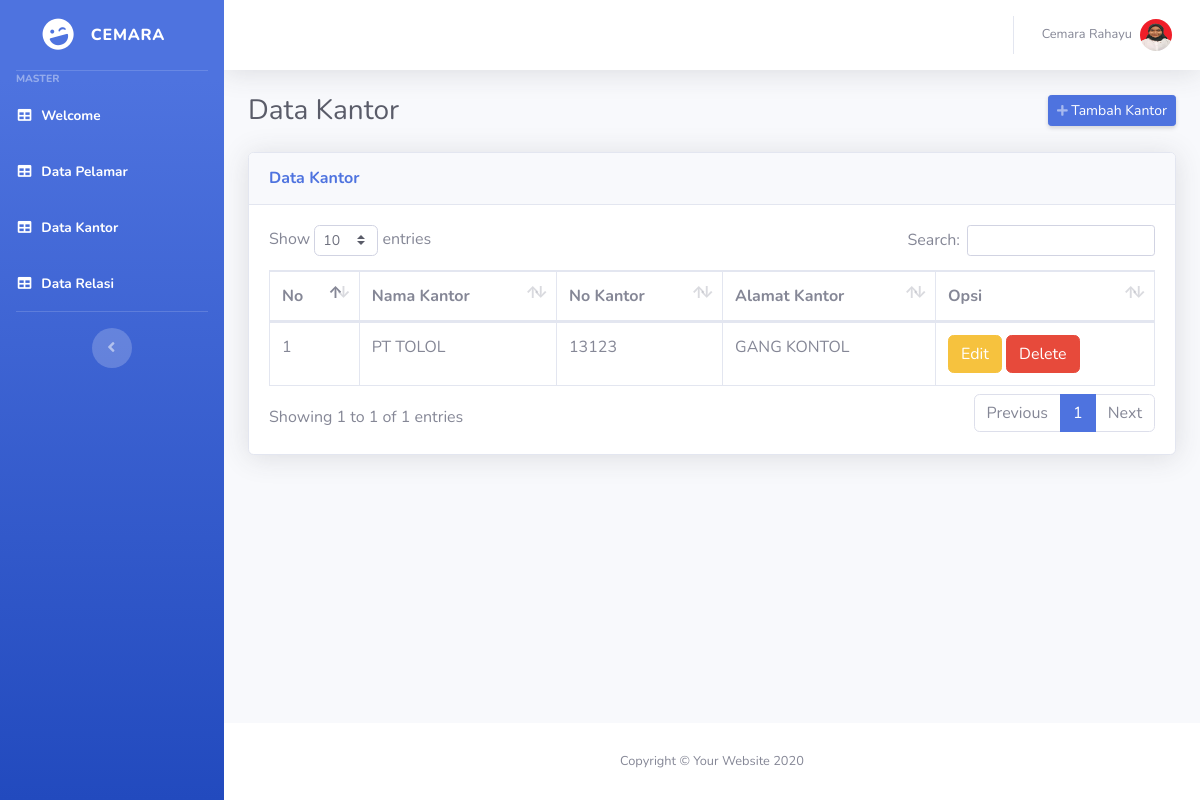
Screenshot of /kantor.php with the database file from the repository.
### tables this page shows
CREATE TABLE `tb_kantor` (
  `id_kantor` int(11) NOT NULL,
  `nama_kantor` varchar(100) NOT NULL,
  `no_kantor` varchar(100) NOT NULL,
  `alamat_kantor` varchar(100) NOT NULL
);

### kantor.php (the view, shortened to what this page needs)
<?php
include_once("koneksi.php");
 ?>
<!DOCTYPE html>
<html lang="en">
<head>
    <link href="vendor/fontawesome-free/css/all.min.css" rel="stylesheet" type="text/css">
    <link href="css/sb-admin-2.min.css" rel="stylesheet">
    <link href="vendor/datatables/dataTables.bootstrap4.min.css" rel="stylesheet">
</head>
<body id="page-top">
    <div id="wrapper">
        <ul class="navbar-nav bg-gradient-primary sidebar sidebar-dark accordion" id="accordionSidebar">
            <a class="sidebar-brand d-flex align-items-center justify-content-center" href="index.php">
                <div class="sidebar-brand-icon rotate-n-15">
                    <i class="fas fa-laugh-wink"></i>
                </div>
                <div class="sidebar-brand-text mx-3">CEMARA<sup></sup></div>
            </a>
            <hr class="sidebar-divider my-0">
            <div class="sidebar-heading">
                Master
            </div>
            <li class="nav-item active">
                <a class="nav-link" href="home.php">
                    <i class="fas fa-fw fa-table"></i>
                    <span>Welcome</span></a>
            </li>
            <li class="nav-item active">
                <a class="nav-link" href="pelamar.php">
                    <i class="fas fa-fw fa-table"></i>
                    <span>Data Pelamar</span></a>
            </li>
            <li class="nav-item active">
                <a class="nav-link" href="kantor.php">
                    <i class="fas fa-fw fa-table"></i>
                    <span>Data Kantor</span></a>
            </li>
            <li class="nav-item active">
                <a class="nav-link" href="data.php">
                    <i class="fas fa-fw fa-table"></i>
                    <span>Data Relasi</span></a>
            </li>
            <hr class="sidebar-divider d-none d-md-block">
            <div class="text-center d-none d-md-inline">
                <button class="rounded-circle border-0" id="sidebarToggle"></button>
            </div>
        </ul>
        <div id="content-wrapper" class="d-flex flex-column">
            <div id="content">
                <nav class="navbar navbar-expand navbar-light bg-white topbar mb-4 static-top shadow">
                    <ul class="navbar-nav ml-auto">
                        <li class="nav-item dropdown no-arrow">
                            <a class="nav-link dropdown-toggle" href="#" id="userDropdown" role="button"
                                data-toggle="dropdown" aria-haspopup="true" aria-expanded="false">
                                <span class="mr-2 d-none d-lg-inline text-gray-600 small">Cemara Rahayu</span>
                                <img class="img-profile rounded-circle"
                                    src="img/cemara.jpg">
                            </a>
                        </li>
                    </ul>
                </nav>
                <div class="container-fluid">
                    <div class="d-sm-flex align-items-center justify-content-between mb-4">
                        <h1 class="h3 mb-0 text-gray-800">Data Kantor</h1>
                        <a href="tambah_kantor.php" class="d-none d-sm-inline-block btn btn-sm btn-primary shadow-sm"><i
                                class="fas fa-plus fa-sm text-white-50"></i> Tambah Kantor</a>
                    </div>
                    <div class="card shadow mb-4">
                        <div class="card-header py-3">
                            <h6 class="m-0 font-weight-bold text-primary">Data Kantor</h6>
                        </div>
                        <div class="card-body">
                            <div class="table-responsive">
                                <table class="table table-bordered" id="dataTable" width="100%" cellspacing="0">
                                    <thead>
                                        <tr>
                                            <th>No</th>
                                            <th>Nama Kantor</th>
                                            <th>No Kantor</th>
                                            <th>Alamat Kantor</th>
                                            <th>Opsi</th>
                                        </tr>
                                    </thead>
                                    <?php
                                    $no = 1;
                                    $conn = mysqli_query($koneksi, "SELECT * FROM tb_kantor");
                                    while($data = mysqli_fetch_array($conn)) {  ?>
                                    <td><?php echo $no++ ?></td>
                                    <td><?php echo $data['nama_kantor'] ?></td>
                                    <td><?php echo $data['no_kantor'] ?></td>
                                    <td><?php echo $data['alamat_kantor'] ?></td>
                                    <td><a href="edit_kantor.php?id_kantor=<?php echo $data['id_kantor']; ?>" class="btn btn-warning btn-small">Edit</a>
                                        <a href="delete_kantor.php?id_kantor=<?php echo $data['id_kantor']; ?>" class="btn btn-danger btn-small" onclick="return confirm('Apakah anda yankin ingin menghapus Data ini??')" >Delete</a></td>
   <?php }
    ?>
                                </table>
                            </div>
                        </div>
                    </div>
                </div>
            </div>
            <footer class="sticky-footer bg-white">
                <div class="container my-auto">
                    <div class="copyright text-center my-auto">
                        <span>Copyright &copy; Your Website 2020</span>
                    </div>
                </div>
            </footer>
        </div>
    </div>
</body>
</html>

### rows the page displays
tb_kantor: nama_kantor "PT TOLOL", no_kantor "13123", alamat_kantor "GANG KONTOL"
